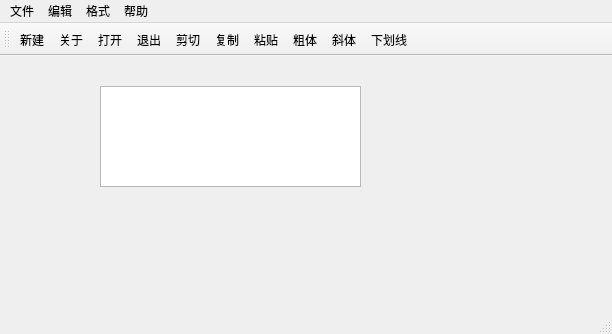
<?xml version="1.0" encoding="UTF-8"?>
<ui version="4.0">
 <class>MainWindow</class>
 <widget class="QMainWindow" name="MainWindow">
  <property name="geometry">
   <rect>
    <x>0</x>
    <y>0</y>
    <width>612</width>
    <height>334</height>
   </rect>
  </property>
  <property name="windowTitle">
   <string>MainWindow</string>
  </property>
  <widget class="QWidget" name="centralwidget">
   <widget class="QTextEdit" name="textEdit">
    <property name="geometry">
     <rect>
      <x>100</x>
      <y>30</y>
      <width>261</width>
      <height>101</height>
     </rect>
    </property>
   </widget>
  </widget>
  <widget class="QMenuBar" name="menubar">
   <property name="geometry">
    <rect>
     <x>0</x>
     <y>0</y>
     <width>612</width>
     <height>25</height>
    </rect>
   </property>
   <widget class="QMenu" name="menu">
    <property name="title">
     <string>文件</string>
    </property>
    <addaction name="actNew"/>
    <addaction name="actOpen"/>
    <addaction name="separator"/>
    <addaction name="actClose"/>
   </widget>
   <widget class="QMenu" name="menu_2">
    <property name="title">
     <string>编辑</string>
    </property>
    <addaction name="actCut"/>
    <addaction name="actCopy"/>
    <addaction name="actPaste"/>
    <addaction name="actClear"/>
   </widget>
   <widget class="QMenu" name="menu_3">
    <property name="title">
     <string>格式</string>
    </property>
    <addaction name="actFontBold"/>
    <addaction name="actFontItalic"/>
    <addaction name="actFontUnder"/>
   </widget>
   <widget class="QMenu" name="menu_4">
    <property name="title">
     <string>帮助</string>
    </property>
   </widget>
   <addaction name="menu"/>
   <addaction name="menu_2"/>
   <addaction name="menu_3"/>
   <addaction name="menu_4"/>
  </widget>
  <widget class="QStatusBar" name="statusbar"/>
  <widget class="QToolBar" name="toolBar">
   <property name="windowTitle">
    <string>toolBar</string>
   </property>
   <property name="toolButtonStyle">
    <enum>Qt::ToolButtonStyle::ToolButtonTextUnderIcon</enum>
   </property>
   <attribute name="toolBarArea">
    <enum>TopToolBarArea</enum>
   </attribute>
   <attribute name="toolBarBreak">
    <bool>false</bool>
   </attribute>
   <addaction name="actNew"/>
   <addaction name="actAbout"/>
   <addaction name="actOpen"/>
   <addaction name="actClose"/>
   <addaction name="actCut"/>
   <addaction name="actCopy"/>
   <addaction name="actPaste"/>
   <addaction name="actFontBold"/>
   <addaction name="actFontItalic"/>
   <addaction name="actFontUnder"/>
  </widget>
  <action name="actNew">
   <property name="icon">
    <iconset>
     <normaloff>:/images/images/new2.bmp</normaloff>:/images/images/new2.bmp</iconset>
   </property>
   <property name="text">
    <string>新建</string>
   </property>
   <property name="toolTip">
    <string>新建文件</string>
   </property>
   <property name="shortcut">
    <string>Ctrl+N</string>
   </property>
   <property name="menuRole">
    <enum>QAction::MenuRole::NoRole</enum>
   </property>
  </action>
  <action name="actOpen">
   <property name="icon">
    <iconset>
     <normaloff>:/images/images/open3.bmp</normaloff>:/images/images/open3.bmp</iconset>
   </property>
   <property name="text">
    <string>打开</string>
   </property>
   <property name="toolTip">
    <string>打开文件</string>
   </property>
   <property name="menuRole">
    <enum>QAction::MenuRole::NoRole</enum>
   </property>
  </action>
  <action name="actAbout">
   <property name="icon">
    <iconset>
     <normaloff>:/images/images/BLD.BMP</normaloff>:/images/images/BLD.BMP</iconset>
   </property>
   <property name="text">
    <string>关于</string>
   </property>
   <property name="toolTip">
    <string>关于</string>
   </property>
   <property name="menuRole">
    <enum>QAction::MenuRole::NoRole</enum>
   </property>
  </action>
  <action name="actClose">
   <property name="icon">
    <iconset>
     <normaloff>:/images/images/exit.bmp</normaloff>:/images/images/exit.bmp</iconset>
   </property>
   <property name="text">
    <string>退出</string>
   </property>
   <property name="toolTip">
    <string>退出</string>
   </property>
   <property name="menuRole">
    <enum>QAction::MenuRole::NoRole</enum>
   </property>
  </action>
  <action name="actCut">
   <property name="icon">
    <iconset>
     <normaloff>:/images/images/cut.bmp</normaloff>:/images/images/cut.bmp</iconset>
   </property>
   <property name="text">
    <string>剪切</string>
   </property>
   <property name="toolTip">
    <string>剪切</string>
   </property>
   <property name="shortcut">
    <string>Ctrl+X</string>
   </property>
   <property name="menuRole">
    <enum>QAction::MenuRole::NoRole</enum>
   </property>
  </action>
  <action name="actCopy">
   <property name="icon">
    <iconset>
     <normaloff>:/images/images/120.bmp</normaloff>:/images/images/120.bmp</iconset>
   </property>
   <property name="text">
    <string>复制</string>
   </property>
   <property name="toolTip">
    <string>复制</string>
   </property>
   <property name="shortcut">
    <string>Ctrl+C</string>
   </property>
   <property name="menuRole">
    <enum>QAction::MenuRole::NoRole</enum>
   </property>
  </action>
  <action name="actPaste">
   <property name="icon">
    <iconset>
     <normaloff>:/images/images/paste.bmp</normaloff>:/images/images/paste.bmp</iconset>
   </property>
   <property name="text">
    <string>粘贴</string>
   </property>
   <property name="toolTip">
    <string>粘贴</string>
   </property>
   <property name="shortcut">
    <string>Ctrl+V</string>
   </property>
   <property name="menuRole">
    <enum>QAction::MenuRole::NoRole</enum>
   </property>
  </action>
  <action name="actFontBold">
   <property name="checkable">
    <bool>true</bool>
   </property>
   <property name="icon">
    <iconset>
     <normaloff>:/images/images/BLD.BMP</normaloff>:/images/images/BLD.BMP</iconset>
   </property>
   <property name="text">
    <string>粗体</string>
   </property>
   <property name="toolTip">
    <string>粗体</string>
   </property>
   <property name="shortcut">
    <string>Ctrl+B</string>
   </property>
   <property name="menuRole">
    <enum>QAction::MenuRole::NoRole</enum>
   </property>
  </action>
  <action name="actFontItalic">
   <property name="checkable">
    <bool>true</bool>
   </property>
   <property name="icon">
    <iconset>
     <normaloff>:/images/images/ITL.BMP</normaloff>:/images/images/ITL.BMP</iconset>
   </property>
   <property name="text">
    <string>斜体</string>
   </property>
   <property name="toolTip">
    <string>斜体</string>
   </property>
   <property name="menuRole">
    <enum>QAction::MenuRole::NoRole</enum>
   </property>
  </action>
  <action name="actFontUnder">
   <property name="checkable">
    <bool>true</bool>
   </property>
   <property name="icon">
    <iconset>
     <normaloff>:/images/images/WORDUNDR.BMP</normaloff>:/images/images/WORDUNDR.BMP</iconset>
   </property>
   <property name="text">
    <string>下划线</string>
   </property>
   <property name="toolTip">
    <string>下划线</string>
   </property>
   <property name="menuRole">
    <enum>QAction::MenuRole::NoRole</enum>
   </property>
  </action>
  <action name="actClear">
   <property name="icon">
    <iconset>
     <normaloff>:/images/images/103.bmp</normaloff>:/images/images/103.bmp</iconset>
   </property>
   <property name="text">
    <string>清空</string>
   </property>
   <property name="toolTip">
    <string>清空</string>
   </property>
   <property name="menuRole">
    <enum>QAction::MenuRole::NoRole</enum>
   </property>
  </action>
 </widget>
 <resources/>
 <connections>
  <connection>
   <sender>actClose</sender>
   <signal>triggered()</signal>
   <receiver>MainWindow</receiver>
   <slot>close()</slot>
   <hints>
    <hint type="sourcelabel">
     <x>-1</x>
     <y>-1</y>
    </hint>
    <hint type="destinationlabel">
     <x>305</x>
     <y>166</y>
    </hint>
   </hints>
  </connection>
  <connection>
   <sender>actCut</sender>
   <signal>triggered()</signal>
   <receiver>textEdit</receiver>
   <slot>cut()</slot>
   <hints>
    <hint type="sourcelabel">
     <x>-1</x>
     <y>-1</y>
    </hint>
    <hint type="destinationlabel">
     <x>230</x>
     <y>168</y>
    </hint>
   </hints>
  </connection>
  <connection>
   <sender>actCopy</sender>
   <signal>triggered()</signal>
   <receiver>textEdit</receiver>
   <slot>copy()</slot>
   <hints>
    <hint type="sourcelabel">
     <x>-1</x>
     <y>-1</y>
    </hint>
    <hint type="destinationlabel">
     <x>230</x>
     <y>168</y>
    </hint>
   </hints>
  </connection>
  <connection>
   <sender>actPaste</sender>
   <signal>triggered()</signal>
   <receiver>textEdit</receiver>
   <slot>paste()</slot>
   <hints>
    <hint type="sourcelabel">
     <x>-1</x>
     <y>-1</y>
    </hint>
    <hint type="destinationlabel">
     <x>230</x>
     <y>168</y>
    </hint>
   </hints>
  </connection>
  <connection>
   <sender>actClear</sender>
   <signal>triggered()</signal>
   <receiver>textEdit</receiver>
   <slot>clear()</slot>
   <hints>
    <hint type="sourcelabel">
     <x>-1</x>
     <y>-1</y>
    </hint>
    <hint type="destinationlabel">
     <x>230</x>
     <y>168</y>
    </hint>
   </hints>
  </connection>
 </connections>
</ui>
